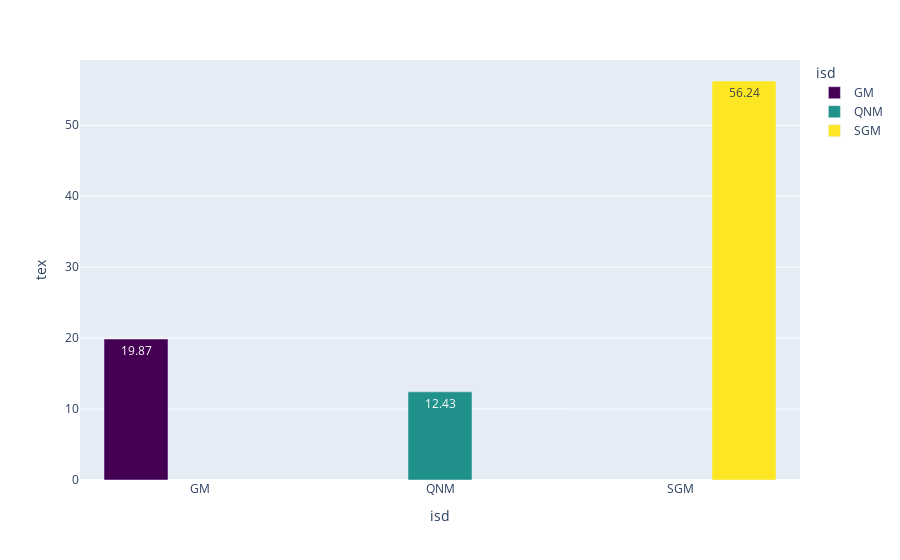

The notebook cell saved with this chart:
### Code cell
fig = px.bar(tex_mean, x="isd", y="tex", color="isd", barmode="group",
             text=tex_mean["tex"].round(2),
             color_discrete_sequence =['#440154', '#21918c', '#fde725'])
fig.show()
fig.write_image("Images/tex_mean.png")

### Figure 1 — Plotly figure (JSON) as saved in the notebook; plotly's stock layout.template omitted (floating-point values rounded to 4 significant figures)
{"data": [{"alignmentgroup": "True", "hovertemplate": "isd=%{x}<br>tex=%{y}<br>text=%{text}<extra></extra>", "legendgroup": "GM", "marker": {"color": "#440154", "pattern": {"shape": ""}}, "name": "GM", "offsetgroup": "GM", "orientation": "v", "showlegend": true, "text": [19.87], "textposition": "auto", "type": "bar", "x": ["GM"], "xaxis": "x", "y": [19.87], "yaxis": "y"}, {"alignmentgroup": "True", "hovertemplate": "isd=%{x}<br>tex=%{y}<br>text=%{text}<extra></extra>", "legendgroup": "QNM", "marker": {"color": "#21918c", "pattern": {"shape": ""}}, "name": "QNM", "offsetgroup": "QNM", "orientation": "v", "showlegend": true, "text": [12.43], "textposition": "auto", "type": "bar", "x": ["QNM"], "xaxis": "x", "y": [12.43], "yaxis": "y"}, {"alignmentgroup": "True", "hovertemplate": "isd=%{x}<br>tex=%{y}<br>text=%{text}<extra></extra>", "legendgroup": "SGM", "marker": {"color": "#fde725", "pattern": {"shape": ""}}, "name": "SGM", "offsetgroup": "SGM", "orientation": "v", "showlegend": true, "text": [56.24], "textposition": "auto", "type": "bar", "x": ["SGM"], "xaxis": "x", "y": [56.24], "yaxis": "y"}], "layout": {"barmode": "group", "legend": {"title": {"text": "isd"}, "tracegroupgap": 0}, "margin": {"t": 60}, "xaxis": {"anchor": "y", "categoryarray": ["GM", "QNM", "SGM"], "categoryorder": "array", "domain": [0, 1], "title": {"text": "isd"}}, "yaxis": {"anchor": "x", "domain": [0, 1], "title": {"text": "tex"}}}}
